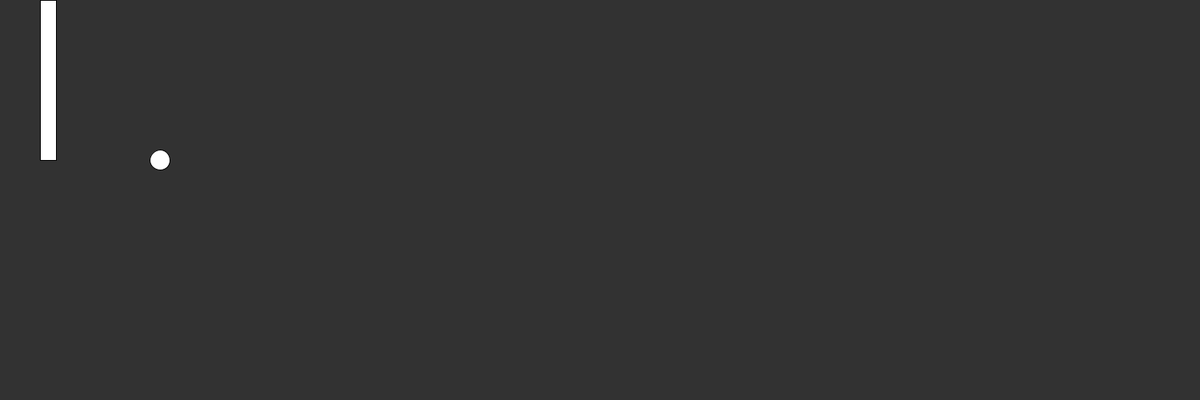
Frame 1 (no input)
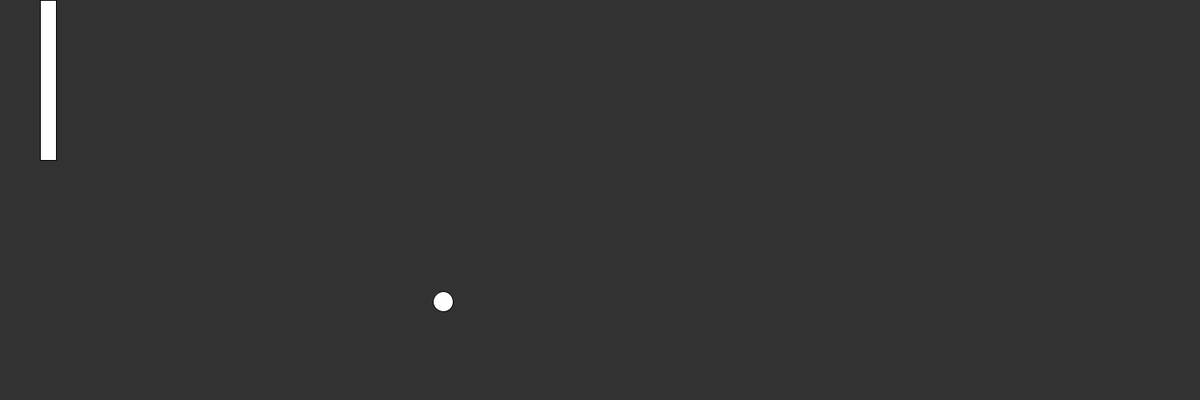
Frame 60 (the mouse pressed at the canvas centre just before this capture)
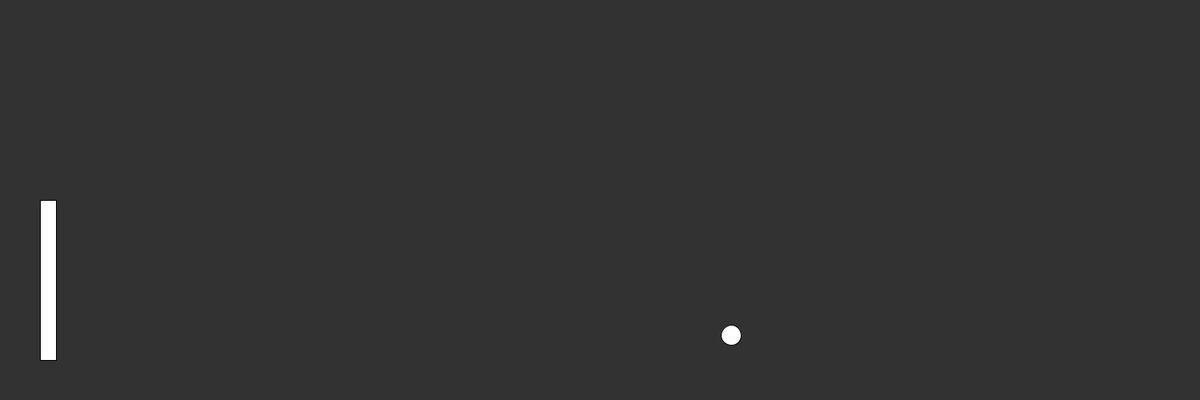
Frame 120 (the mouse held since frame 60 and released just before this capture)

The Processing sketch that drew these frames (run headless with seeded random() and noise(); from frame 60 on, the mouse is pressed at the canvas centre):

// Processing sketch: Pong
// ── Pong.pde
float ballX = 200;
float ballY = 200;
int rectX = 50;
float speed = 6;
int valueY = 3;

void setup () {
  size(1500, 500);
}

void draw () {
  // Cancer background(random(0,255), random(0,255), random(0,255));
  background(50);
  
  ellipse(ballX, ballY, 25, 25);
  rect(rectX, mouseY, 20, 200);
  
  ballX = ballX + speed;
  ballY = ballY + valueY;
  
  if (ballY >= height - 25/2) {
      valueY = -valueY;
      
  } else if (ballY <= 0 + 25/2) {
    valueY = -valueY;
  }
    
  if (ballX >= pixelWidth - 25/2) {
    speed -= 6/speed + 2 * speed;
    
  } else if (ballX <= 82 && ballY >= mouseY && ballY <= mouseY + 200) {
    speed -= 8/speed + 2 * speed;
  }
}
